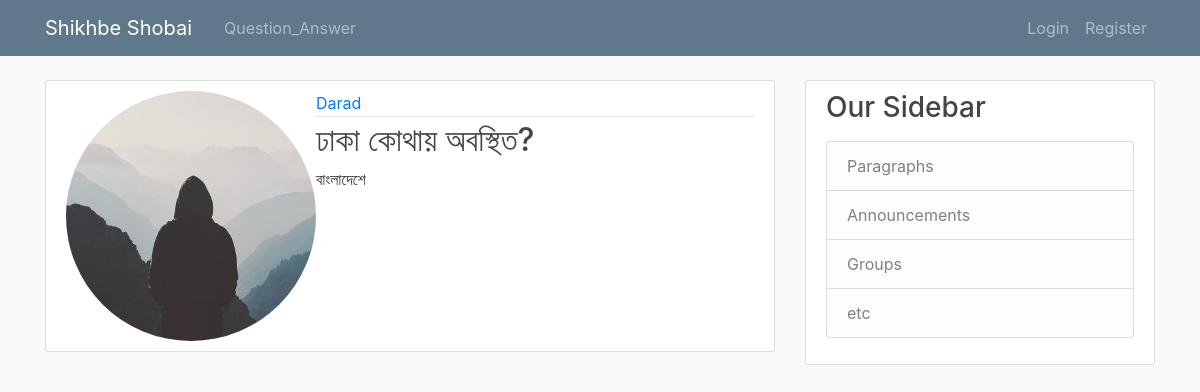
/sentence/3, run on the app's committed database.
### app/models.py (models this page shows, shortened)
class User(db.Model, UserMixin):
    id = db.Column(db.Integer, primary_key = True)
    username = db.Column(db.String(20), unique = True, nullable = False)
    email = db.Column(db.String(120), unique = True, nullable = False)
    image_file = db.Column(db.String(20), nullable = False, default = 'default.jpg')
    password = db.Column(db.String(60), nullable = False)
    sentences = db.relationship('Sentence', backref = 'author', lazy = True)

class Sentence(db.Model):
    id = db.Column(db.Integer, primary_key = True)
    question = db.Column(db.Text, nullable = False)
    answer = db.Column(db.Text, nullable = False)
    user_id = db.Column(db.Integer, db.ForeignKey('user.id'), nullable = False)

### app/routes.py (the view)
@app.route("/sentence/<int:sentence_id>")
def sentence(sentence_id):
    sentence = Sentence .query.get_or_404(sentence_id)
    return render_template('sentence.html',question = sentence.question, sentence=sentence)

### app/templates/sentence.html (shortened to what this page needs)
{% extends "layout.html" %}
{% block content %}
        <article class="media content-section">
          <img class="rounded-circle article-image" src="{{ url_for('static', filename = 'profile_pics/' + sentence.author.image_file) }}">
          <div class="media-body">
            <div class="article-metadata">
              <a class="mr-2" href="#">{{ sentence.author.username }}</a>
            </div>
            <h2 class="article-title">{{ sentence.question }}</a></h2>
            <p class="article-content">{{ sentence.answer }}</p>
          </div>
        </article>
{% endblock content %}

### app/static/main.css (style rules this page uses)
body { background: #fafafa; color: #333333; margin-top: 5rem; }
h1, h2, h3, h4, h5, h6 { color: #444444; }
.content-section { background: #ffffff; padding: 10px 20px; border: 1px solid #dddddd; border-radius: 3px; margin-bottom: 20px; }
.article-title { color: #444444; }
.article-content { white-space: pre-line; }
.article-metadata { padding-bottom: 1px; margin-bottom: 4px; border-bottom: 1px solid #e3e3e3 }

### data on the page
User: image_file (picture), author.username "Darad"
Sentence: question "ঢাকা কোথায় অবস্থিত?", answer "বাংলাদেশে"
